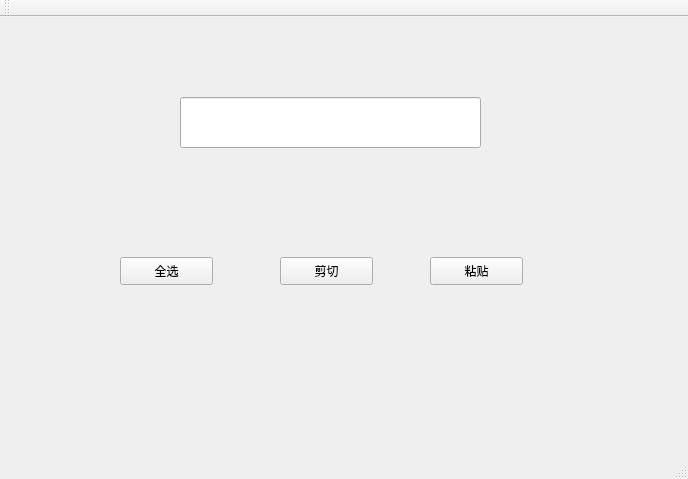
<?xml version="1.0" encoding="UTF-8"?>
<ui version="4.0">
 <class>MainWindow</class>
 <widget class="QMainWindow" name="MainWindow">
  <property name="geometry">
   <rect>
    <x>0</x>
    <y>0</y>
    <width>688</width>
    <height>479</height>
   </rect>
  </property>
  <property name="windowTitle">
   <string>MainWindow</string>
  </property>
  <widget class="QWidget" name="centralWidget">
   <widget class="QLineEdit" name="lineEdit">
    <property name="geometry">
     <rect>
      <x>180</x>
      <y>80</y>
      <width>301</width>
      <height>51</height>
     </rect>
    </property>
    <property name="text">
     <string/>
    </property>
    <property name="echoMode">
     <enum>QLineEdit::Normal</enum>
    </property>
    <property name="readOnly">
     <bool>false</bool>
    </property>
   </widget>
   <widget class="QPushButton" name="selectBtn">
    <property name="geometry">
     <rect>
      <x>120</x>
      <y>240</y>
      <width>93</width>
      <height>28</height>
     </rect>
    </property>
    <property name="text">
     <string>全选</string>
    </property>
   </widget>
   <widget class="QPushButton" name="cutBtn">
    <property name="geometry">
     <rect>
      <x>280</x>
      <y>240</y>
      <width>93</width>
      <height>28</height>
     </rect>
    </property>
    <property name="text">
     <string>剪切</string>
    </property>
   </widget>
   <widget class="QPushButton" name="pasteBtn">
    <property name="geometry">
     <rect>
      <x>430</x>
      <y>240</y>
      <width>93</width>
      <height>28</height>
     </rect>
    </property>
    <property name="text">
     <string>粘贴</string>
    </property>
   </widget>
  </widget>
  <widget class="QMenuBar" name="menuBar">
   <property name="geometry">
    <rect>
     <x>0</x>
     <y>0</y>
     <width>688</width>
     <height>26</height>
    </rect>
   </property>
  </widget>
  <widget class="QToolBar" name="mainToolBar">
   <attribute name="toolBarArea">
    <enum>TopToolBarArea</enum>
   </attribute>
   <attribute name="toolBarBreak">
    <bool>false</bool>
   </attribute>
  </widget>
  <widget class="QStatusBar" name="statusBar"/>
 </widget>
 <layoutdefault spacing="6" margin="11"/>
 <resources/>
 <connections/>
</ui>
